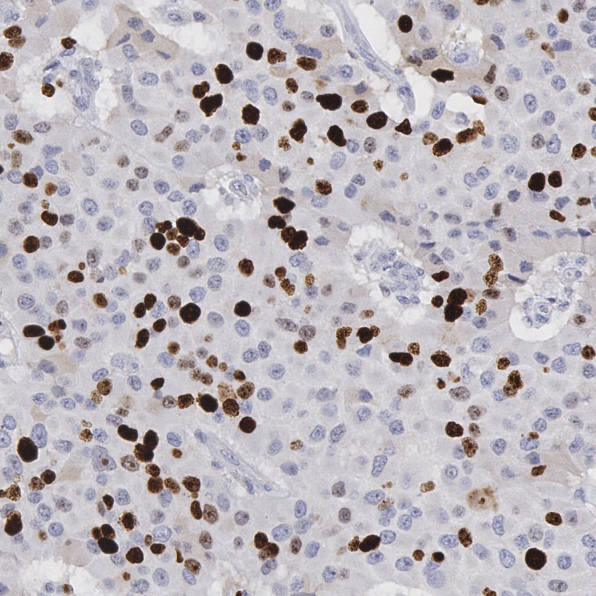
#> input picture test_images/PAN-107_1-1.TIF, 596 x 596 px
$ python image_prep.py --source-dir ../../test_images --output-dir out
#> lines starting #> are read from the running program, lines starting #| are printed output that depends on the picture
"""
Image preparation utilities for KiNet training.

Tiles large microscopy images into training-ready patches.
Can be used standalone (CLI) or imported by the GUI.
"""

import argparse
import os

import numpy as np
from PIL import Image


IMAGE_EXTENSIONS = {'.tif', '.tiff', '.jpg', '.jpeg', '.png', '.bmp'}


def tile_images(source_dir, output_dir, tile_size=512, overlap=0,
                skip_blank=True, blank_threshold=0.9,
                progress_callback=None):
    """
    Tile large images into fixed-size patches for annotation and training.

    Args:
        source_dir: Directory containing source images.
        output_dir: Directory to write tile images.
        tile_size: Width and height of each tile in pixels.
        overlap: Pixel overlap between adjacent tiles (0 for non-overlapping).
        skip_blank: If True, skip tiles that are mostly white/background.
        blank_threshold: Fraction of near-white pixels to consider a tile blank.
        progress_callback: Optional callable(message, progress_fraction).

    Returns:
        Dict with stats: total_tiles, skipped_blank, saved, source_images.
    """
#> called with source_dir = '../../test_images', output_dir = 'out', tile_size = 512, overlap = 0, skip_blank = True, blank_threshold = 0.9
    os.makedirs(output_dir, exist_ok=True)

    # Gather source images
    source_files = []
    for filename in sorted(os.listdir(source_dir)):
        ext = os.path.splitext(filename)[1].lower()
        if ext in IMAGE_EXTENSIONS:
            source_files.append(os.path.join(source_dir, filename))
#> pass 2 of the loop in tile_images, `for filename in sorted(os.listdir(source_dir)):`:

    if not source_files:
        return {
            'success': False,
            'message': 'No images found in source directory',
            'total_tiles': 0, 'skipped_blank': 0, 'saved': 0,
            'source_images': 0
        }

    stats = {
        'total_tiles': 0,
        'skipped_blank': 0,
        'saved': 0,
        'source_images': len(source_files)
    }

    step = tile_size - overlap if overlap > 0 else tile_size

    for file_idx, filepath in enumerate(source_files):
        if progress_callback:
            progress_callback(
                f"Tiling image {file_idx + 1}/{len(source_files)}...",
                file_idx / len(source_files)
            )

        img = Image.open(filepath).convert('RGB')
#> img is the input picture: PIL image 596x596 RGB; mean R, G, B 187.3, 181.4, 187.5
        img_np = np.array(img)
        h, w = img_np.shape[:2]
#> h = 596; w = 596

        base_name = os.path.splitext(os.path.basename(filepath))[0]

        row = 0
        for y_start in range(0, h, step):
            col = 0
            for x_start in range(0, w, step):
                y_end = y_start + tile_size
                x_end = x_start + tile_size

                # Discard partial edge tiles
                if y_end > h or x_end > w:
                    col += 1
                    continue

                stats['total_tiles'] += 1
                tile = img_np[y_start:y_end, x_start:x_end]

                # Skip blank tiles
                if skip_blank and _is_blank(tile, blank_threshold):
                    stats['skipped_blank'] += 1
                    col += 1
                    continue

                # Save tile
                tile_name = f"{base_name}_r{row}_c{col}.png"
                tile_path = os.path.join(output_dir, tile_name)
                Image.fromarray(tile).save(tile_path, format='PNG')
                stats['saved'] += 1

                col += 1
            row += 1
#> this loop made 2 passes
#> pass 1, in tile_images, `Image.fromarray(tile).save(tile_path, format='PNG')`:
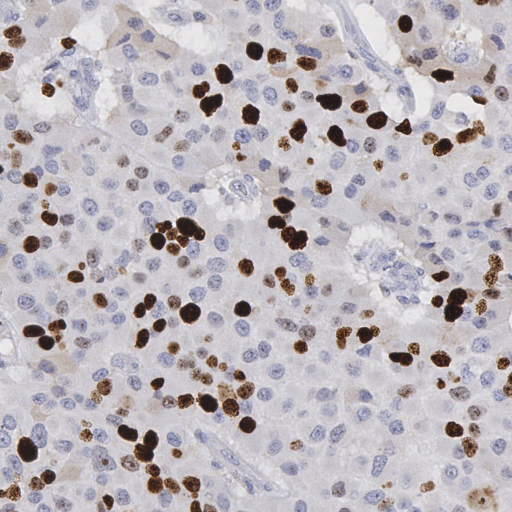
#> saved as PAN-107_1-1_r0_c0.png: PIL image 512x512 RGB; mean R, G, B 186.7, 180.7, 186.4
#> after the loop, row = 2; stats = {'total_tiles': 1, 'skipped_blank': 0, 'saved': 1, 'source_images': 2}
#> pass 2 of the loop in tile_images, `for file_idx, filepath in enumerate(source_files):`:
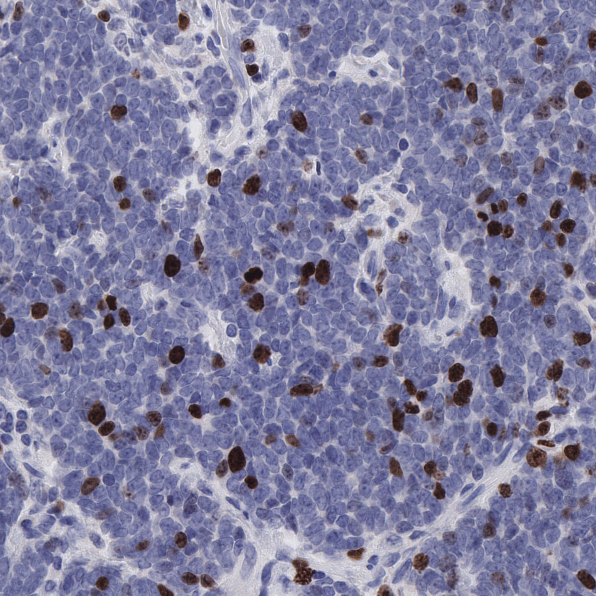
#> input picture test_images/PAN-126_1-1.tif, 596 x 596 px
#> in tile_images, img is the input picture: PIL image 596x596 RGB; mean R, G, B 129.2, 127.4, 159.2
#> the loop in tile_images, `for y_start in range(0, h, step):` made 2 passes
#> pass 1, in tile_images, `Image.fromarray(tile).save(tile_path, format='PNG')`:
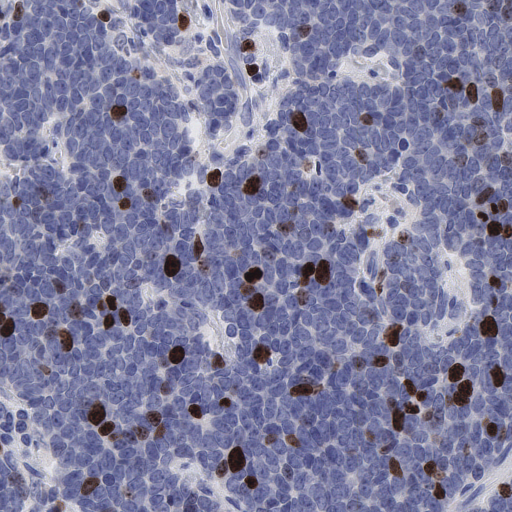
#> saved as PAN-126_1-1_r0_c0.png: PIL image 512x512 RGB; mean R, G, B 128.6, 127, 159.4
#> after the loop in tile_images, `for y_start in range(0, h, step):`: row = 2; stats = {'total_tiles': 2, 'skipped_blank': 0, 'saved': 2, 'source_images': 2}

    if progress_callback:
        progress_callback("Tiling complete", 1.0)

    stats['success'] = True
    stats['message'] = (
        f"Tiled {stats['source_images']} images: "
        f"{stats['saved']} tiles saved, {stats['skipped_blank']} blank tiles skipped"
    )
    return stats


def _is_blank(tile_np, threshold=0.9):
    """
    Check if a tile is mostly blank (near-white background).

    A pixel is considered near-white if all RGB channels are > 230.
    Returns True if the fraction of near-white pixels exceeds the threshold.
    """
    white_mask = np.all(tile_np > 230, axis=2)
    fraction = white_mask.sum() / white_mask.size
    return fraction > threshold


def main():
    """CLI entry point for image tiling."""
    parser = argparse.ArgumentParser(description='Tile images for KiNet training')
    parser.add_argument('--source-dir', required=True, help='Source image directory')
    parser.add_argument('--output-dir', required=True, help='Output tile directory')
    parser.add_argument('--tile-size', type=int, default=512,
                        help='Tile size in pixels (default: 512)')
    parser.add_argument('--overlap', type=int, default=0,
                        help='Overlap between tiles in pixels (default: 0)')
    parser.add_argument('--no-skip-blank', action='store_true',
                        help='Keep blank/white tiles')
    parser.add_argument('--blank-threshold', type=float, default=0.9,
                        help='Fraction of white pixels to consider a tile blank (default: 0.9)')
    args = parser.parse_args()

    def progress(message, fraction):
        print(f"  [{int(fraction * 100):3d}%] {message}")

    print(f"Tiling images from: {args.source_dir}")
    print(f"Output to: {args.output_dir}")
    print(f"Tile size: {args.tile_size}x{args.tile_size}")
    if args.overlap > 0:
        print(f"Overlap: {args.overlap}px")
    print()

    result = tile_images(
        source_dir=args.source_dir,
        output_dir=args.output_dir,
        tile_size=args.tile_size,
        overlap=args.overlap,
        skip_blank=not args.no_skip_blank,
        blank_threshold=args.blank_threshold,
        progress_callback=progress
    )
#> result = 6 items

    print()
    print(result['message'])
#| Tiled 2 images: 2 tiles saved, 0 blank tiles skipped


if __name__ == '__main__':
    main()
